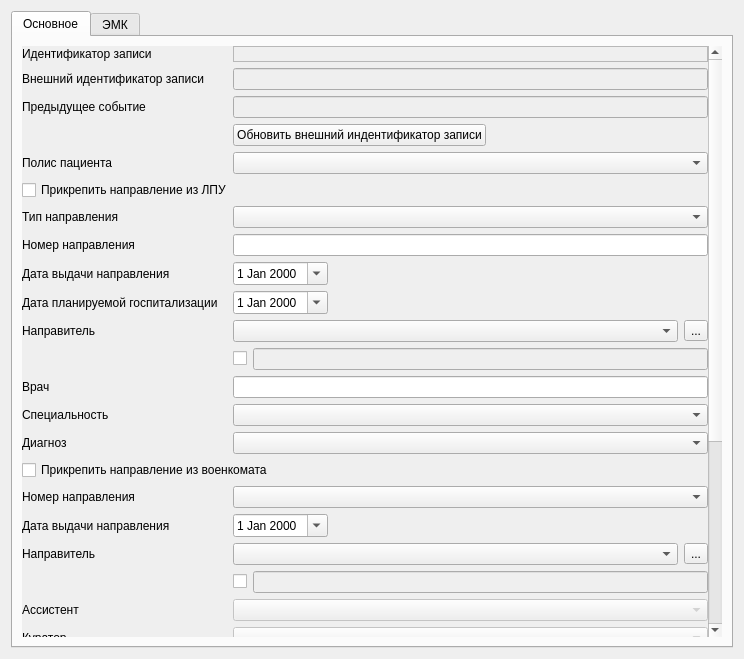
<?xml version="1.0" encoding="UTF-8"?>
<ui version="4.0">
 <class>EventNotesPageWidget</class>
 <widget class="QWidget" name="EventNotesPageWidget">
  <property name="geometry">
   <rect>
    <x>0</x>
    <y>0</y>
    <width>732</width>
    <height>659</height>
   </rect>
  </property>
  <property name="windowTitle">
   <string>Form</string>
  </property>
  <layout class="QVBoxLayout" name="verticalLayout">
   <item>
    <widget class="QTabWidget" name="tabWidget">
     <property name="currentIndex">
      <number>0</number>
     </property>
     <widget class="QWidget" name="tabMain">
      <attribute name="title">
       <string>Основное</string>
      </attribute>
      <layout class="QGridLayout" name="gridLayout_2">
       <item row="0" column="0">
        <widget class="QScrollArea" name="scrollArea">
         <property name="minimumSize">
          <size>
           <width>700</width>
           <height>0</height>
          </size>
         </property>
         <property name="frameShape">
          <enum>QFrame::NoFrame</enum>
         </property>
         <property name="lineWidth">
          <number>0</number>
         </property>
         <property name="widgetResizable">
          <bool>true</bool>
         </property>
         <widget class="QWidget" name="scrollAreaWidgetContents">
          <property name="geometry">
           <rect>
            <x>0</x>
            <y>0</y>
            <width>680</width>
            <height>1010</height>
           </rect>
          </property>
          <layout class="QVBoxLayout" name="verticalLayout_2">
           <property name="margin">
            <number>0</number>
           </property>
           <item>
            <layout class="QGridLayout" name="gridLayout">
             <item row="28" column="1" colspan="3">
              <widget class="CRBComboBox" name="cmbCureType">
               <property name="sizePolicy">
                <sizepolicy hsizetype="Expanding" vsizetype="Fixed">
                 <horstretch>0</horstretch>
                 <verstretch>0</verstretch>
                </sizepolicy>
               </property>
              </widget>
             </item>
             <item row="10" column="1">
              <widget class="CDateEdit" name="edtPlannedDate">
               <property name="sizePolicy">
                <sizepolicy hsizetype="Maximum" vsizetype="Fixed">
                 <horstretch>0</horstretch>
                 <verstretch>0</verstretch>
                </sizepolicy>
               </property>
               <property name="toolTip">
                <string>Заполняется только для направлений на ВМП</string>
               </property>
               <property name="calendarPopup">
                <bool>true</bool>
               </property>
              </widget>
             </item>
             <item row="15" column="1" colspan="3">
              <widget class="CICDCodeEditEx" name="cmbMKB"/>
             </item>
             <item row="11" column="1" colspan="3">
              <layout class="QHBoxLayout" name="horizontalLayout">
               <item>
                <widget class="CPolyclinicComboBox" name="cmbRelegateOrg">
                 <property name="enabled">
                  <bool>true</bool>
                 </property>
                </widget>
               </item>
               <item>
                <widget class="QToolButton" name="btnSelectRelegateOrg">
                 <property name="text">
                  <string>...</string>
                 </property>
                </widget>
               </item>
              </layout>
             </item>
             <item row="11" column="0">
              <widget class="QLabel" name="lblRelegateOrg">
               <property name="text">
                <string>Направитель</string>
               </property>
               <property name="buddy">
                <cstring>cmbRelegateOrg</cstring>
               </property>
              </widget>
             </item>
             <item row="29" column="1" colspan="3">
              <widget class="CRBComboBox" name="cmbCureMethod">
               <property name="sizePolicy">
                <sizepolicy hsizetype="Expanding" vsizetype="Fixed">
                 <horstretch>0</horstretch>
                 <verstretch>0</verstretch>
                </sizepolicy>
               </property>
              </widget>
             </item>
             <item row="23" column="0">
              <widget class="QLabel" name="lblEventCreateDateTime">
               <property name="text">
                <string>Дата и время создания</string>
               </property>
              </widget>
             </item>
             <item row="18" column="0">
              <widget class="QLabel" name="lblArmyDate">
               <property name="text">
                <string>Дата выдачи направления</string>
               </property>
               <property name="buddy">
                <cstring>edtArmyDate</cstring>
               </property>
              </widget>
             </item>
             <item row="22" column="0">
              <widget class="QLabel" name="lblEventCuratorIdValue">
               <property name="text">
                <string>Куратор</string>
               </property>
               <property name="buddy">
                <cstring>cmbEventCurator</cstring>
               </property>
              </widget>
             </item>
             <item row="24" column="1" colspan="3">
              <widget class="QLabel" name="lblEventCreatePersonValue">
               <property name="sizePolicy">
                <sizepolicy hsizetype="Expanding" vsizetype="Preferred">
                 <horstretch>0</horstretch>
                 <verstretch>0</verstretch>
                </sizepolicy>
               </property>
               <property name="frameShape">
                <enum>QFrame::StyledPanel</enum>
               </property>
               <property name="frameShadow">
                <enum>QFrame::Sunken</enum>
               </property>
               <property name="text">
                <string/>
               </property>
               <property name="textInteractionFlags">
                <set>Qt::LinksAccessibleByMouse|Qt::TextSelectableByMouse</set>
               </property>
              </widget>
             </item>
             <item row="32" column="1" colspan="3">
              <widget class="QCheckBox" name="chkLock">
               <property name="enabled">
                <bool>false</bool>
               </property>
               <property name="text">
                <string/>
               </property>
              </widget>
             </item>
             <item row="13" column="1" colspan="3">
              <widget class="QLineEdit" name="edtPerson">
               <property name="minimumSize">
                <size>
                 <width>347</width>
                 <height>0</height>
                </size>
               </property>
              </widget>
             </item>
             <item row="16" column="0" colspan="4">
              <widget class="QCheckBox" name="chkArmyReferral">
               <property name="text">
                <string>Прикрепить направление из военкомата</string>
               </property>
              </widget>
             </item>
             <item row="2" column="1" colspan="3">
              <widget class="QLineEdit" name="edtPrevEventInfo">
               <property name="enabled">
                <bool>false</bool>
               </property>
              </widget>
             </item>
             <item row="21" column="0">
              <widget class="QLabel" name="lblEventAssistantIdValue">
               <property name="text">
                <string>Ассистент</string>
               </property>
               <property name="buddy">
                <cstring>cmbEventAssistant</cstring>
               </property>
              </widget>
             </item>
             <item row="24" column="0">
              <widget class="QLabel" name="lblEventCreatePerson">
               <property name="text">
                <string>Автор</string>
               </property>
              </widget>
             </item>
             <item row="14" column="0">
              <widget class="QLabel" name="lblSpeciality">
               <property name="text">
                <string>Специальность</string>
               </property>
               <property name="buddy">
                <cstring>cmbSpeciality</cstring>
               </property>
              </widget>
             </item>
             <item row="4" column="1" colspan="3">
              <widget class="CClientPolicyComboBox" name="cmbClientPolicy"/>
             </item>
             <item row="17" column="0">
              <widget class="QLabel" name="lblArmyNumber">
               <property name="text">
                <string>Номер направления</string>
               </property>
               <property name="buddy">
                <cstring>cmbArmyNumber</cstring>
               </property>
              </widget>
             </item>
             <item row="8" column="0">
              <widget class="QLabel" name="lblNumber">
               <property name="text">
                <string>Номер направления</string>
               </property>
              </widget>
             </item>
             <item row="22" column="1" colspan="3">
              <widget class="CPersonComboBoxEx" name="cmbEventCurator">
               <property name="enabled">
                <bool>false</bool>
               </property>
               <property name="sizePolicy">
                <sizepolicy hsizetype="Expanding" vsizetype="Fixed">
                 <horstretch>0</horstretch>
                 <verstretch>0</verstretch>
                </sizepolicy>
               </property>
              </widget>
             </item>
             <item row="28" column="0">
              <widget class="QLabel" name="lblCureType">
               <property name="text">
                <string>Вид лечения</string>
               </property>
               <property name="buddy">
                <cstring>cmbCureType</cstring>
               </property>
              </widget>
             </item>
             <item row="14" column="1" colspan="3">
              <widget class="CRBComboBox" name="cmbSpeciality">
               <property name="sizePolicy">
                <sizepolicy hsizetype="Expanding" vsizetype="Fixed">
                 <horstretch>32</horstretch>
                 <verstretch>0</verstretch>
                </sizepolicy>
               </property>
               <property name="minimumSize">
                <size>
                 <width>321</width>
                 <height>0</height>
                </size>
               </property>
               <property name="whatsThis">
                <string>&lt;html&gt;&lt;head&gt;&lt;meta name=&quot;qrichtext&quot; content=&quot;1&quot; /&gt;&lt;style type=&quot;text/css&quot;&gt;
p, li { white-space: pre-wrap; }
&lt;/style&gt;&lt;/head&gt;&lt;body style=&quot; font-family:'MS Shell Dlg 2'; font-size:8.25pt; font-weight:400; font-style:normal;&quot;&gt;
&lt;p style=&quot;-qt-paragraph-type:empty; margin-top:0px; margin-bottom:0px; margin-left:0px; margin-right:0px; -qt-block-indent:0; text-indent:0px;&quot;&gt;&lt;/p&gt;&lt;/body&gt;&lt;/html&gt;</string>
               </property>
              </widget>
             </item>
             <item row="4" column="0">
              <widget class="QLabel" name="lblClientPolicy">
               <property name="text">
                <string>Полис пациента</string>
               </property>
              </widget>
             </item>
             <item row="19" column="1" colspan="3">
              <layout class="QHBoxLayout" name="horizontalLayout_4">
               <item>
                <widget class="CArmyOrgComboBox" name="cmbArmyOrg"/>
               </item>
               <item>
                <widget class="QToolButton" name="btnSelectArmyOrg">
                 <property name="text">
                  <string>...</string>
                 </property>
                </widget>
               </item>
              </layout>
             </item>
             <item row="20" column="1" colspan="3">
              <layout class="QHBoxLayout" name="horizontalLayout_3">
               <item>
                <widget class="QCheckBox" name="chkArmyFreeInput">
                 <property name="text">
                  <string/>
                 </property>
                </widget>
               </item>
               <item>
                <widget class="QLineEdit" name="edtArmyFreeInput">
                 <property name="enabled">
                  <bool>false</bool>
                 </property>
                 <property name="text">
                  <string/>
                 </property>
                </widget>
               </item>
              </layout>
             </item>
             <item row="21" column="1" colspan="3">
              <widget class="CPersonComboBoxEx" name="cmbEventAssistant">
               <property name="enabled">
                <bool>false</bool>
               </property>
               <property name="sizePolicy">
                <sizepolicy hsizetype="Expanding" vsizetype="Fixed">
                 <horstretch>0</horstretch>
                 <verstretch>0</verstretch>
                </sizepolicy>
               </property>
              </widget>
             </item>
             <item row="2" column="0">
              <widget class="QLabel" name="lblPrevEvent">
               <property name="text">
                <string>Предыдущее событие</string>
               </property>
              </widget>
             </item>
             <item row="27" column="1" colspan="3">
              <widget class="CModelPatientComboBox" name="cmbPatientModel">
               <property name="sizePolicy">
                <sizepolicy hsizetype="Expanding" vsizetype="Fixed">
                 <horstretch>0</horstretch>
                 <verstretch>0</verstretch>
                </sizepolicy>
               </property>
              </widget>
             </item>
             <item row="9" column="1" colspan="3">
              <widget class="CDateEdit" name="edtDate">
               <property name="sizePolicy">
                <sizepolicy hsizetype="Maximum" vsizetype="Fixed">
                 <horstretch>0</horstretch>
                 <verstretch>0</verstretch>
                </sizepolicy>
               </property>
               <property name="calendarPopup">
                <bool>true</bool>
               </property>
              </widget>
             </item>
             <item row="3" column="1">
              <widget class="QPushButton" name="btnExternalIdupd">
               <property name="visible">
                <bool>false</bool>
               </property>
               <property name="text">
                <string>Обновить внешний индентификатор записи</string>
               </property>
              </widget>
             </item>
             <item row="1" column="0">
              <widget class="QLabel" name="lblEventExternalId">
               <property name="text">
                <string>Внешний идентификатор записи</string>
               </property>
               <property name="buddy">
                <cstring>edtEventExternalIdValue</cstring>
               </property>
              </widget>
             </item>
             <item row="31" column="0">
              <widget class="QLabel" name="lblEventNote">
               <property name="sizePolicy">
                <sizepolicy hsizetype="Maximum" vsizetype="Preferred">
                 <horstretch>0</horstretch>
                 <verstretch>0</verstretch>
                </sizepolicy>
               </property>
               <property name="text">
                <string>Примечания</string>
               </property>
               <property name="alignment">
                <set>Qt::AlignLeading|Qt::AlignLeft|Qt::AlignVCenter</set>
               </property>
               <property name="buddy">
                <cstring>edtEventNote</cstring>
               </property>
              </widget>
             </item>
             <item row="10" column="0">
              <widget class="QLabel" name="lblPlannedDate">
               <property name="toolTip">
                <string>Заполняется только для направлений на ВМП</string>
               </property>
               <property name="text">
                <string>Дата планируемой госпитализации</string>
               </property>
              </widget>
             </item>
             <item row="26" column="1" colspan="3">
              <widget class="QLabel" name="lblEventModifyPersonValue">
               <property name="sizePolicy">
                <sizepolicy hsizetype="Expanding" vsizetype="Preferred">
                 <horstretch>0</horstretch>
                 <verstretch>0</verstretch>
                </sizepolicy>
               </property>
               <property name="frameShape">
                <enum>QFrame::StyledPanel</enum>
               </property>
               <property name="frameShadow">
                <enum>QFrame::Sunken</enum>
               </property>
               <property name="text">
                <string/>
               </property>
               <property name="textInteractionFlags">
                <set>Qt::LinksAccessibleByMouse|Qt::TextSelectableByMouse</set>
               </property>
              </widget>
             </item>
             <item row="29" column="0">
              <widget class="QLabel" name="lblCureMethod">
               <property name="text">
                <string>Метод лечения</string>
               </property>
               <property name="buddy">
                <cstring>cmbCureMethod</cstring>
               </property>
              </widget>
             </item>
             <item row="6" column="0" colspan="4">
              <widget class="QCheckBox" name="chkLPUReferral">
               <property name="text">
                <string>Прикрепить направление из ЛПУ</string>
               </property>
              </widget>
             </item>
             <item row="31" column="1" colspan="3">
              <widget class="QTextEdit" name="edtEventNote"/>
             </item>
             <item row="9" column="0">
              <widget class="QLabel" name="lblDate">
               <property name="text">
                <string>Дата выдачи направления</string>
               </property>
               <property name="buddy">
                <cstring>edtDate</cstring>
               </property>
              </widget>
             </item>
             <item row="1" column="1" colspan="3">
              <widget class="QLineEdit" name="edtEventExternalIdValue">
               <property name="enabled">
                <bool>false</bool>
               </property>
              </widget>
             </item>
             <item row="15" column="0">
              <widget class="QLabel" name="lblDiagnosis">
               <property name="text">
                <string>Диагноз</string>
               </property>
               <property name="buddy">
                <cstring>cmbMKB</cstring>
               </property>
              </widget>
             </item>
             <item row="25" column="0">
              <widget class="QLabel" name="lblEventModifyDateTime">
               <property name="text">
                <string>Дата и время последнего изменения</string>
               </property>
              </widget>
             </item>
             <item row="27" column="0">
              <widget class="QLabel" name="lblPatientModel">
               <property name="text">
                <string>Модель пациента</string>
               </property>
               <property name="buddy">
                <cstring>cmbPatientModel</cstring>
               </property>
              </widget>
             </item>
             <item row="12" column="1" colspan="3">
              <layout class="QHBoxLayout" name="horizontalLayout_2">
               <item>
                <widget class="QCheckBox" name="chkFreeInput">
                 <property name="text">
                  <string/>
                 </property>
                </widget>
               </item>
               <item>
                <widget class="QLineEdit" name="edtFreeInput">
                 <property name="enabled">
                  <bool>false</bool>
                 </property>
                 <property name="text">
                  <string/>
                 </property>
                </widget>
               </item>
              </layout>
             </item>
             <item row="23" column="1" colspan="3">
              <widget class="QLabel" name="lblEventCreateDateTimeValue">
               <property name="sizePolicy">
                <sizepolicy hsizetype="Expanding" vsizetype="Preferred">
                 <horstretch>0</horstretch>
                 <verstretch>0</verstretch>
                </sizepolicy>
               </property>
               <property name="frameShape">
                <enum>QFrame::StyledPanel</enum>
               </property>
               <property name="frameShadow">
                <enum>QFrame::Sunken</enum>
               </property>
               <property name="text">
                <string/>
               </property>
               <property name="textInteractionFlags">
                <set>Qt::LinksAccessibleByMouse|Qt::TextSelectableByMouse</set>
               </property>
              </widget>
             </item>
             <item row="19" column="0">
              <widget class="QLabel" name="lblArmyFreeInput">
               <property name="text">
                <string>Направитель</string>
               </property>
               <property name="buddy">
                <cstring>edtArmyFreeInput</cstring>
               </property>
              </widget>
             </item>
             <item row="0" column="0">
              <widget class="QLabel" name="lblEventId">
               <property name="text">
                <string>Идентификатор записи</string>
               </property>
              </widget>
             </item>
             <item row="0" column="1" colspan="3">
              <widget class="QLabel" name="lblEventIdValue">
               <property name="sizePolicy">
                <sizepolicy hsizetype="Expanding" vsizetype="Preferred">
                 <horstretch>0</horstretch>
                 <verstretch>0</verstretch>
                </sizepolicy>
               </property>
               <property name="frameShape">
                <enum>QFrame::StyledPanel</enum>
               </property>
               <property name="frameShadow">
                <enum>QFrame::Sunken</enum>
               </property>
               <property name="text">
                <string/>
               </property>
               <property name="textInteractionFlags">
                <set>Qt::LinksAccessibleByMouse|Qt::TextSelectableByMouse</set>
               </property>
              </widget>
             </item>
             <item row="32" column="0">
              <widget class="QLabel" name="lblLock">
               <property name="enabled">
                <bool>false</bool>
               </property>
               <property name="text">
                <string>Заблокировать обращение</string>
               </property>
               <property name="buddy">
                <cstring>chkLock</cstring>
               </property>
              </widget>
             </item>
             <item row="17" column="1" colspan="3">
              <widget class="CReferralComboBox" name="cmbArmyNumber">
               <property name="sizePolicy">
                <sizepolicy hsizetype="Expanding" vsizetype="Fixed">
                 <horstretch>0</horstretch>
                 <verstretch>0</verstretch>
                </sizepolicy>
               </property>
              </widget>
             </item>
             <item row="25" column="1" colspan="3">
              <widget class="QLabel" name="lblEventModifyDateTimeValue">
               <property name="sizePolicy">
                <sizepolicy hsizetype="Expanding" vsizetype="Preferred">
                 <horstretch>0</horstretch>
                 <verstretch>0</verstretch>
                </sizepolicy>
               </property>
               <property name="frameShape">
                <enum>QFrame::StyledPanel</enum>
               </property>
               <property name="frameShadow">
                <enum>QFrame::Sunken</enum>
               </property>
               <property name="text">
                <string/>
               </property>
               <property name="textInteractionFlags">
                <set>Qt::LinksAccessibleByMouse|Qt::TextSelectableByMouse</set>
               </property>
              </widget>
             </item>
             <item row="26" column="0">
              <widget class="QLabel" name="lblEventModifyPerson">
               <property name="text">
                <string>Автор последнего изменения</string>
               </property>
              </widget>
             </item>
             <item row="18" column="1" colspan="2">
              <widget class="CDateEdit" name="edtArmyDate">
               <property name="sizePolicy">
                <sizepolicy hsizetype="Maximum" vsizetype="Fixed">
                 <horstretch>0</horstretch>
                 <verstretch>0</verstretch>
                </sizepolicy>
               </property>
               <property name="calendarPopup">
                <bool>true</bool>
               </property>
              </widget>
             </item>
             <item row="13" column="0">
              <widget class="QLabel" name="lblPerson">
               <property name="text">
                <string>Врач</string>
               </property>
               <property name="buddy">
                <cstring>edtPerson</cstring>
               </property>
              </widget>
             </item>
             <item row="7" column="0">
              <widget class="QLabel" name="lblRefType">
               <property name="text">
                <string>Тип направления</string>
               </property>
              </widget>
             </item>
             <item row="7" column="1" colspan="3">
              <widget class="CRBComboBox" name="cmbReferralType"/>
             </item>
             <item row="8" column="1" colspan="3">
              <widget class="QLineEdit" name="edtNumber"/>
             </item>
            </layout>
           </item>
          </layout>
         </widget>
        </widget>
       </item>
      </layout>
     </widget>
     <widget class="QWidget" name="tabIEMK">
      <attribute name="title">
       <string>ЭМК</string>
      </attribute>
      <layout class="QGridLayout" name="gridLayout_3">
       <item row="1" column="0" colspan="4">
        <widget class="QTextBrowser" name="txtBrowserIEMKHistoryLog">
         <property name="sizePolicy">
          <sizepolicy hsizetype="Minimum" vsizetype="Minimum">
           <horstretch>0</horstretch>
           <verstretch>0</verstretch>
          </sizepolicy>
         </property>
        </widget>
       </item>
       <item row="9" column="2" colspan="2">
        <widget class="QPushButton" name="btnSendCase">
         <property name="text">
          <string>Отправить случай</string>
         </property>
        </widget>
       </item>
       <item row="9" column="0" colspan="2">
        <widget class="QPushButton" name="btnSendClient">
         <property name="text">
          <string>Отправить человека</string>
         </property>
        </widget>
       </item>
       <item row="0" column="0" colspan="4">
        <widget class="QLabel" name="label">
         <property name="text">
          <string>История посылок</string>
         </property>
        </widget>
       </item>
       <item row="8" column="0" colspan="4">
        <widget class="QCheckBox" name="chkWebEpicrisis">
         <property name="text">
          <string>Посылать веб эпикризы</string>
         </property>
        </widget>
       </item>
       <item row="3" column="0" colspan="4">
        <widget class="QTextBrowser" name="txtBrowserIEMKCurrentLog">
         <property name="sizePolicy">
          <sizepolicy hsizetype="Expanding" vsizetype="Expanding">
           <horstretch>0</horstretch>
           <verstretch>0</verstretch>
          </sizepolicy>
         </property>
        </widget>
       </item>
       <item row="4" column="0">
        <widget class="QLabel" name="label_3">
         <property name="text">
          <string>Адрес сервиса случаев</string>
         </property>
        </widget>
       </item>
       <item row="4" column="1" colspan="3">
        <widget class="QLineEdit" name="edtCaseURL"/>
       </item>
       <item row="2" column="0" colspan="4">
        <widget class="QLabel" name="label_2">
         <property name="text">
          <string>Лог текущей посылки</string>
         </property>
        </widget>
       </item>
       <item row="5" column="1" colspan="3">
        <widget class="QLineEdit" name="edtPixURL"/>
       </item>
       <item row="5" column="0">
        <widget class="QLabel" name="label_4">
         <property name="text">
          <string>Адрес сервиса пациентов</string>
         </property>
        </widget>
       </item>
       <item row="7" column="0" colspan="4">
        <widget class="QPushButton" name="btnCreateService">
         <property name="text">
          <string>Использовать адреса</string>
         </property>
        </widget>
       </item>
       <item row="6" column="0">
        <widget class="QLabel" name="label_5">
         <property name="text">
          <string>GUID</string>
         </property>
        </widget>
       </item>
       <item row="6" column="1" colspan="3">
        <widget class="QLineEdit" name="edtGUID"/>
       </item>
      </layout>
     </widget>
    </widget>
   </item>
  </layout>
 </widget>
 <customwidgets>
  <customwidget>
   <class>CRBComboBox</class>
   <extends>QComboBox</extends>
   <header>library/crbcombobox.h</header>
  </customwidget>
  <customwidget>
   <class>CDateEdit</class>
   <extends>QDateEdit</extends>
   <header>library/DateEdit.h</header>
  </customwidget>
  <customwidget>
   <class>CPersonComboBoxEx</class>
   <extends>QComboBox</extends>
   <header>Orgs/PersonComboBoxEx.h</header>
  </customwidget>
  <customwidget>
   <class>CPolyclinicComboBox</class>
   <extends>QComboBox</extends>
   <header>Orgs/OrgComboBox.h</header>
  </customwidget>
  <customwidget>
   <class>CICDCodeEditEx</class>
   <extends>QComboBox</extends>
   <header>library/ICDCodeEdit.h</header>
  </customwidget>
  <customwidget>
   <class>CReferralComboBox</class>
   <extends>QComboBox</extends>
   <header>library/ReferralComboBox.h</header>
  </customwidget>
  <customwidget>
   <class>CArmyOrgComboBox</class>
   <extends>QComboBox</extends>
   <header>Orgs/OrgComboBox.h</header>
  </customwidget>
  <customwidget>
   <class>CModelPatientComboBox</class>
   <extends>QComboBox</extends>
   <header>library/ModelPatientComboBox.h</header>
  </customwidget>
  <customwidget>
   <class>CClientPolicyComboBox</class>
   <extends>QComboBox</extends>
   <header>Events/ClientPolicyComboBox.h</header>
  </customwidget>
 </customwidgets>
 <tabstops>
  <tabstop>edtEventExternalIdValue</tabstop>
  <tabstop>edtPrevEventInfo</tabstop>
  <tabstop>cmbClientPolicy</tabstop>
  <tabstop>chkLPUReferral</tabstop>
  <tabstop>cmbReferralType</tabstop>
  <tabstop>edtNumber</tabstop>
  <tabstop>edtDate</tabstop>
  <tabstop>edtPlannedDate</tabstop>
  <tabstop>cmbRelegateOrg</tabstop>
  <tabstop>btnSelectRelegateOrg</tabstop>
  <tabstop>chkFreeInput</tabstop>
  <tabstop>edtFreeInput</tabstop>
  <tabstop>edtPerson</tabstop>
  <tabstop>cmbSpeciality</tabstop>
  <tabstop>cmbMKB</tabstop>
  <tabstop>chkArmyReferral</tabstop>
  <tabstop>cmbArmyNumber</tabstop>
  <tabstop>edtArmyDate</tabstop>
  <tabstop>cmbArmyOrg</tabstop>
  <tabstop>btnSelectArmyOrg</tabstop>
  <tabstop>chkArmyFreeInput</tabstop>
  <tabstop>edtArmyFreeInput</tabstop>
  <tabstop>cmbEventAssistant</tabstop>
  <tabstop>cmbEventCurator</tabstop>
  <tabstop>chkLock</tabstop>
  <tabstop>cmbCureType</tabstop>
  <tabstop>cmbPatientModel</tabstop>
  <tabstop>cmbCureMethod</tabstop>
  <tabstop>edtEventNote</tabstop>
 </tabstops>
 <resources/>
 <connections/>
</ui>
